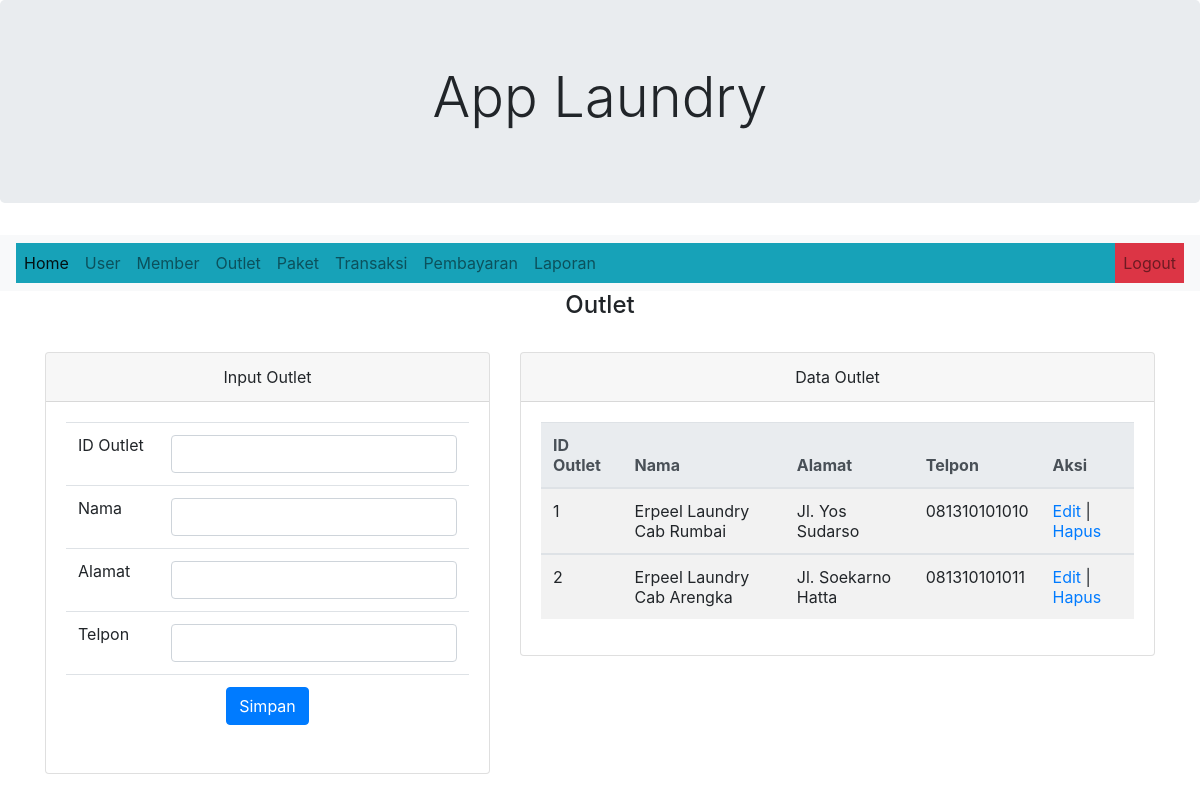
Screenshot of /admin.php?halaman=outlet (signed in) with the database file from the repository.
### tables this page shows
CREATE TABLE `outlet` (
  `id_outlet` int(11) NOT NULL,
  `nama` varchar(100) NOT NULL,
  `alamat` text NOT NULL,
  `tlp` varchar(15) NOT NULL
);

### function/config.php (called while the page is built, shortened)
<?php
class Database
{
    public $connect;
    public function __construct()
    {
        $this->connect = mysqli_connect("localhost", "root", "", "dblaundry");
    }
    function return_db()
    {
        return $this->connect;
    }
}

### function/class.outlet.php (called while the page is built, shortened)
<?php
include_once "config.php";
class Outlet
{
    protected $db;
    public function __construct()
    {
        $this->db = new Database;
        $this->db = $this->db->return_db();
    }
    public function tampil()
    {
        $query = $this->db->prepare("SELECT * FROM outlet");
        $query->execute();
        $hasil = $query->get_result();
        return $hasil;
    }
}

### halaman/outlet.php (the view, shortened to what this page needs)
<div class="container">
    <div class="col-md-16">
        <h4 align="center">Outlet</h4>
        <br>
        <div class="row">
            <div class="col-sm-5">
                <div class="card">
                    <div class="card-header">
                        Input Outlet
                    </div>
                    <div class="card-body">
                        <form action="" method="POST">
                            <table class="table table-hover">
                                <tr>
                                    <td>ID Outlet</td>
                                    <td><input type="text" name="id_oulet" class="form-control"></td>
                                </tr>
                                <tr>
                                    <td>Nama</td>
                                    <td><input type="text" name="nama" class="form-control"></td>
                                </tr>
                                <tr>
                                    <td>Alamat</td>
                                    <td><input type="text" name="alamat" class="form-control"></td>
                                </tr>
                                <tr>
                                    <td>Telpon</td>
                                    <td><input type="text" name="tlp" class="form-control"></td>
                                </tr>
                                <tr>
                                    <td colspan="2" align="center"><button type="submit" class="btn btn-primary">Simpan</button></td>
                                </tr>
                            </table>
                        </form>
                    </div>
                </div>
            </div>
            <div class="col-sm-7">
                <div class="card">
                    <div class="card-header">
                        Data Outlet
                    </div>
                    <div class="card-body">
                        <table class="table table-striped">
                            <thead class="thead-light">
                                <tr>
                                    <th scope="col">ID Outlet</th>
                                    <th scope="col">Nama</th>
                                    <th scope="col">Alamat</th>
                                    <th scope="col">Telpon</th>
                                    <th scope="col">Aksi</th>
                                </tr>
                            </thead>
                            <?php
                            require_once "function/class.outlet.php";
                            $outlet = new Outlet();
                            $select = $outlet->tampil();
                            foreach ($select as $data) {
                            ?>
                                <tbody>
                                    <tr>
                                        <td> <?php echo $data['id_outlet'] ?> </td>
                                        <td> <?php echo $data['nama'] ?> </td>
                                        <td> <?php echo $data['alamat'] ?> </td>
                                        <td> <?php echo $data['tlp'] ?> </td>
                                        <td>
                                            <a href="admin.php?halaman=editoutlet&id_outlet=<?php echo $data['id_outlet'] ?>"> Edit </a> |
                                            <a href="proses/proses.outlet.php?id_outlet=<?php echo $data['id_outlet'] ?>&aksi=hapus"> Hapus </a>
                                        </td>
                                    </tr>
                                </tbody>
                            <?php } ?>
                        </table>
                    </div>
                </div>
            </div>
        </div>
    </div>
</div>

### rows the page displays
outlet: id_outlet "1", nama "Erpeel Laundry Cab Rumbai", alamat "Jl. Yos Sudarso", tlp "081310101010"
outlet: id_outlet "2", nama "Erpeel Laundry Cab Arengka", alamat "Jl. Soekarno Hatta", tlp "081310101011"
